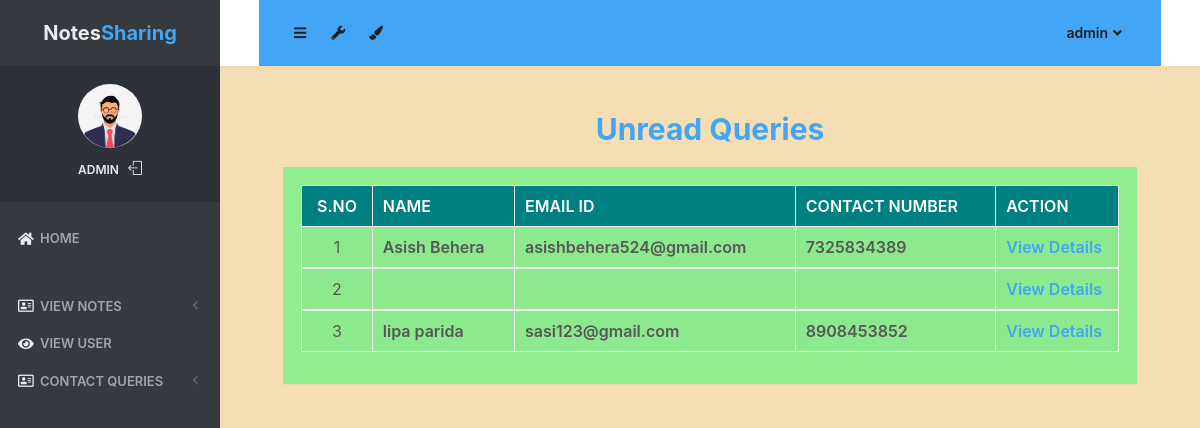
The app's page /unread_queries (signed in) with its own data.
### notes/models.py (models this page shows, shortened)
class Contact(models.Model):
    fullname = models.CharField(max_length=100, null=True)
    email = models.CharField(max_length=50, null=True)
    mobile = models.CharField(max_length=15, null=True)
    subject = models.CharField(max_length=100, null=True)
    message = models.CharField(max_length=300, null=True)
    msgdate = models.DateField(null=True)
    isread = models.CharField(max_length=10,null=True)

### notes/views.py (the view)
# urls.py: path('unread_queries', unread_queries, name='unread_queries'),
def unread_queries(request):
    if not request.user.is_authenticated:
        return redirect('login_admin')
    contact = Contact.objects.filter(isread="no")
    return render(request,'unread_queries.html', locals())

### notes/templates/unread_queries.html (shortened to what this page needs)
{% load static %}
<html lang="en" class="no-focus">
    <head>
        <link rel="stylesheet" href="{% static 'js/plugins/datatables/dataTables.bootstrap4.min.css' %}">
        <link rel="stylesheet" id="css-main" href="{% static 'css1/codebase.min.css' %}">
    </head>
    <body style="background-color:wheat;">
        <div id="page-container" class="sidebar-o sidebar-inverse side-scroll page-header-fixed main-content-narrow">
         {% include "sidebar.html" %}
            {% include "admin_nav.html" %}
            <main id="main-container"><br>
                <div class="content">
                    <h2 class=" text-primary font-weight-bold text-center">Unread Queries</h2>
                    <div class="block" style="background-color:lightgreen;">
                        <div class="block-content block-content-full">
                            <table class="table table-bordered table-striped table-vcenter js-dataTable-full-pagination">
                                <thead class="text-white" style="background-color :teal;">
                                    <tr>
                                        <th class="text-center">S.No</th>
                                        <th class="d-none d-sm-table-cell">Name</th>
                                        <th class="d-none d-sm-table-cell">Email ID</th>
                                        <th class="d-none d-sm-table-cell">Contact Number</th>
                                        <th class="d-none d-sm-table-cell" style="width: 15%;">Action</th>
                                    </tr>
                                </thead>
                                {% for i in contact %}
                                <tbody>
                                    <tr>
                                        <td class="text-center">{{forloop.counter}}</td>
                                        <td class="font-w600">{{i.fullname}}</td>
                                        <td class="font-w600">{{i.email}}</td>
                                        <td class="font-w600">{{i.mobile}}</td>
										<td class="font-w600"><a href="{% url 'view_queries' i.id %}" class="text-primary">View Details</a></td>
                                    </tr>
                                        {% endfor %}
                                </tbody>
                            </table>
                        </div>
                    </div>
                </div>
            </main>
</div>
 <link rel="stylesheet" href="https://use.fontawesome.com/releases/v5.6.3/css/all.css">
    </body>
</html>

### notes/templates/sidebar.html (shortened to what this page needs)
{% load static %}
   <nav id="sidebar">
                <div id="sidebar-scroll">
                    <div class="sidebar-content">
                        <div class="content-header content-header-fullrow px-15">
                            <div class="content-header-section text-center align-parent sidebar-mini-hidden">
                                <div class="content-header-item">
                                    <a class="link-effect font-w700" href="{% url 'admin_home' %}">
                                           <span class="font-size-xl text-dual-primary-dark">Notes</span><span class="font-size-xl text-primary">Sharing</span>
                                    </a>
                                </div>
                            </div>
                        </div>
                        <div class="content-side content-side-full content-side-user px-10 align-parent">
                            <div class="sidebar-mini-hidden-b text-center">
                                <a class="img-link" href="be_pages_generic_profile.html">
                                    <img class="img-avatar" src="{% static 'img/avatars/logo1.jpg' %}" alt="">
                                </a>
                                <ul class="list-inline mt-10">
                                    <li class="list-inline-item">
                                        <a class="link-effect text-dual-primary-dark font-size-xs font-w600 text-uppercase" href="{% url 'admin_home' %}">{{ request.user.username }}</a>
                                    </li>
                                    <li class="list-inline-item">
                                        <a class="link-effect text-dual-primary-dark" href="{% url 'logout' %}">
                                            <i class="si si-logout"></i>
                                        </a>
                                    </li>
                                </ul>
                            </div>
                        </div>
                        <div class="content-side content-side-full">
                            <ul class="nav-main">
                                <li class="open">
                                    <a href="{% url 'admin_home' %}"><i class="fas fa-home"></i><span class="sidebar-mini-hide">Home</span></a>
                                </li>
                                <li class="nav-main-heading"><span class="sidebar-mini-visible">UI</span></li>
                                <li>
                                    <a class="nav-submenu" data-toggle="nav-submenu"><i class="far fa-address-card"></i>View Notes</a>
                                </li>
                                <li>
                                    <a  href="{% url 'view_users' %}"><i class="fas fa-eye"></i><span class="sidebar-mini-hide">View User</span></a>
                                </li>
                                <li>
                                    <a class="nav-submenu" data-toggle="nav-submenu"><i class="far fa-address-card"></i>Contact Queries</a>
                                </li>
                           </ul>
                        </div>
                    </div>
                </div>
            </nav>

### notes/templates/admin_nav.html (shortened to what this page needs)
{% load static %}
            <header id="page-header">
                <div class="content-header bg-primary">
                    <div class="content-header-section">
                        <button type="button" class="btn btn-circle btn-dual-secondary" data-toggle="layout" data-action="sidebar_toggle">
                            <i class="fa fa-navicon"></i>
                        </button>
                        <div class="btn-group" role="group">
                            <button type="button" class="btn btn-circle btn-dual-secondary" id="page-header-options-dropdown" data-toggle="dropdown" aria-haspopup="true" aria-expanded="false">
                                <i class="fa fa-wrench"></i>
                            </button>
                        </div>
                        <div class="btn-group" role="group">
                            <button type="button" class="btn btn-circle btn-dual-secondary" id="page-header-themes-dropdown" data-toggle="dropdown" aria-haspopup="true" aria-expanded="false">
                                <i class="fa fa-paint-brush"></i>
                            </button>
                        </div>
                    </div>
                    <div class="content-header-section">
                        <div class="btn-group" role="group">
                            <button type="button" class="btn btn-rounded btn-dual-secondary" id="page-header-user-dropdown" data-toggle="dropdown" aria-haspopup="true" aria-expanded="false">
                                {{ request.user.username}}<i class="fa fa-angle-down ml-5"></i>
                            </button>
                        </div>
                    </div>
                </div>
            </header>

### records on screen
Contact: fullname "Asish Behera", email "asishbehera524@gmail.com", mobile "7325834389"
Contact: fullname "lipa parida", email "sasi123@gmail.com", mobile "8908453852"

### other values on screen
{{ request.user.username }} "ADMIN"
{{ request.user.username }} "admin"
